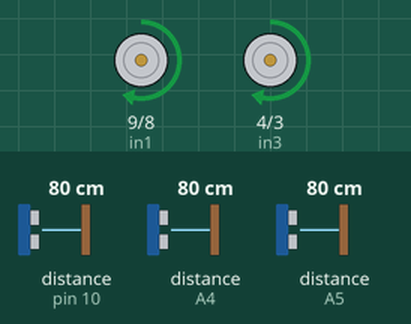
Recording of a sketch running on a simulated Arduino Uno, built with avr-gcc and run on an emulated ATmega328P. Shown: motor-driver pin pairs drawn as motors (green arrow = first pin HIGH = forward, orange = second pin HIGH = backward, longer = more drive, scaled by the enable pin). Wiring (inferred from the names in the program): 3 × ultrasonic range finder: trigger pin 11, echo pin 10 / trigger A2, echo A5 / trigger A3, echo A4. The inputs (shaded band) are chosen by the test bench; at power-on: distance to the obstacle (sensors on pin 10, A4, A5) 80 cm. The echo pulse lasts 58.3 µs per cm.

Above: at 1.2 s.
1.3 s: distance to the obstacle (sensor on pin 10) set to 8 cm
2.8 s: distance to the obstacle (sensor on pin 10) set to 5 cm
At 4.0 s:
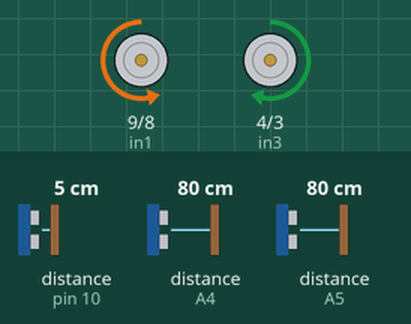
4.3 s: distance to the obstacle (sensor on A4) set to 2 cm
At 5.4 s:
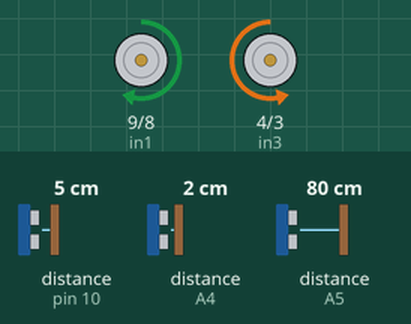
6.1 s: distance to the obstacle (sensor on A5) set to 2 cm
At 6.8 s:
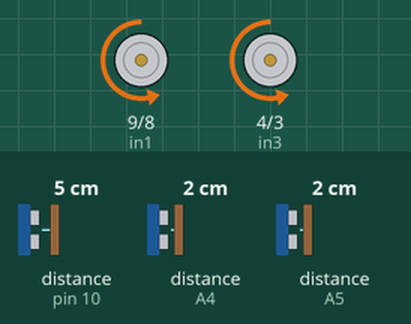
9.1 s: distance to the obstacle (sensor on A5) set to 9 cm
At 10.1 s:
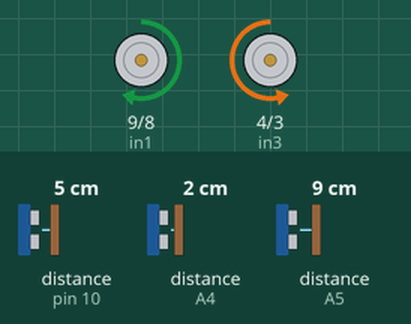
11.2 s: distance to the obstacle (sensor on A5) set to 4 cm
At 12.5 s:
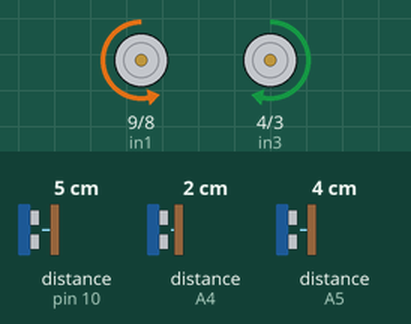
Timing chart, 0 to 15.2 s (numbered marks = the images above; inputs shaded):
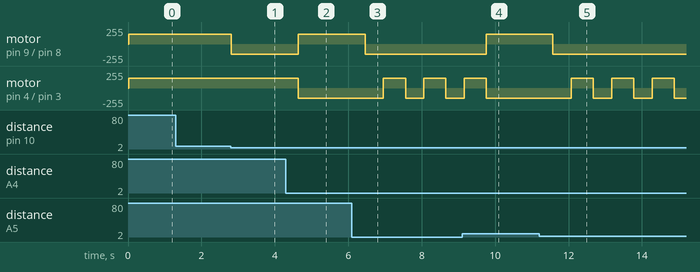

The sketch:

labirentcozenrobot.ino
```cpp
// Sensör pinleri
const int trigPin1 = 11; // orta
const int echoPin1 = 10;

const int trigPin2 = A3; // sağ
const int echoPin2 = A4;

const int trigPin3 = A2; // sol
const int echoPin3 = A5;

// Motor pinleri
const int in1 = 9;
const int in2 = 8;
const int in3 = 4;
const int in4 = 3;
const int enA = 5;
const int enB = 6;

#define PWM 150      // Motor hızı
#define DIS 6        // Engel algılama mesafesi (cm)

void setup() {
  // Sensör pinleri
  pinMode(trigPin1, OUTPUT);
  pinMode(echoPin1, INPUT);

  pinMode(trigPin2, OUTPUT);
  pinMode(echoPin2, INPUT);

  pinMode(trigPin3, OUTPUT);
  pinMode(echoPin3, INPUT);

  // Motor pinleri
  pinMode(in1, OUTPUT);
  pinMode(in2, OUTPUT);
  pinMode(in3, OUTPUT);
  pinMode(in4, OUTPUT);
  pinMode(enA, OUTPUT);
  pinMode(enB, OUTPUT);
}

void loop() {
  long front = FrontSensor();
  long right = RightSensor();
  long left  = LeftSensor();

  if (front < DIS && right < DIS && left < DIS) {
    reverse();
    delay(500);
    turn_right();
    delay(600);
  }
  else if (front < DIS && right < DIS && left > DIS) {
    turn_left();
    delay(600);
  }
  else if (front < DIS && right > DIS && left < DIS) {
    turn_right();
    delay(600);
  }
  else if (front < DIS && right > DIS && left > DIS) {
    turn_right();
    delay(600);
  }
  else if (front > DIS && right > DIS && left < DIS) {
    forward();
  }
  else if (front > DIS && right < DIS && left > DIS) {
    forward();
  }
  else {
    forward();
  }
}

// Motor fonksiyonları
void forward() {
  digitalWrite(in1, HIGH);
  digitalWrite(in2, LOW);
  digitalWrite(in3, HIGH);
  digitalWrite(in4, LOW);
  analogWrite(enA, PWM);
  analogWrite(enB, PWM);
}

void reverse() {
  digitalWrite(in1, LOW);
  digitalWrite(in2, HIGH);
  digitalWrite(in3, LOW);
  digitalWrite(in4, HIGH);
  analogWrite(enA, PWM);
  analogWrite(enB, PWM);
}

void turn_left() {
  digitalWrite(in1, HIGH);
  digitalWrite(in2, LOW);
  digitalWrite(in3, LOW);
  digitalWrite(in4, HIGH);
  analogWrite(enA, PWM);
  analogWrite(enB, PWM);
}

void turn_right() {
  digitalWrite(in1, LOW);
  digitalWrite(in2, HIGH);
  digitalWrite(in3, HIGH);
  digitalWrite(in4, LOW);
  analogWrite(enA, PWM);
  analogWrite(enB, PWM);
}

// Sensör fonksiyonları
long FrontSensor() {
  return getDistance(trigPin1, echoPin1);
}

long RightSensor() {
  return getDistance(trigPin2, echoPin2);
}

long LeftSensor() {
  return getDistance(trigPin3, echoPin3);
}

long getDistance(int trigPin, int echoPin) {
  digitalWrite(trigPin, LOW);
  delayMicroseconds(2);
  digitalWrite(trigPin, HIGH);
  delayMicroseconds(10);
  digitalWrite(trigPin, LOW);

  long duration = pulseIn(echoPin, HIGH, 30000); // zaman aşımı
  if (duration == 0) return 100; // eğer sensör okumazsa 100 cm varsay
  return duration / 58;
}
```

Measured:
- the behaviour switches between 7 and 6 cm on distance to the obstacle (sensor on pin 10) (found by bisection; images 0 and 1)
- after the input at 1.3 s, every drawn part: stays the same
- after the input at 2.8 s, motor on pin 9 (in1) / pin 8 (in2): forward 150/255 → backward 150/255 at once
- after the input at 4.3 s, motor on pin 9 (in1) / pin 8 (in2): backward 150/255 → forward 150/255 after 0.34 s; motor on pin 4 (in3) / pin 3 (in4): forward 150/255 → backward 150/255 after 0.34 s
- after the input at 6.1 s, motor on pin 9 (in1) / pin 8 (in2): forward 150/255 → backward 150/255 after 0.36 s; motor on pin 4 (in3) / pin 3 (in4): alternates forward 150/255 for 0.60 s and backward 150/255 for 0.50 s, starting after 0.86 s
- after the input at 9.1 s, motor on pin 9 (in1) / pin 8 (in2): backward 150/255 → forward 150/255 after 0.66 s; motor on pin 4 (in3) / pin 3 (in4): goes on until 9.8 s, then stays backward 150/255
- after the input at 11.2 s, motor on pin 9 (in1) / pin 8 (in2): forward 150/255 → backward 150/255 after 0.37 s; motor on pin 4 (in3) / pin 3 (in4): alternates forward 150/255 for 0.60 s and backward 150/255 for 0.50 s, starting after 0.87 s
